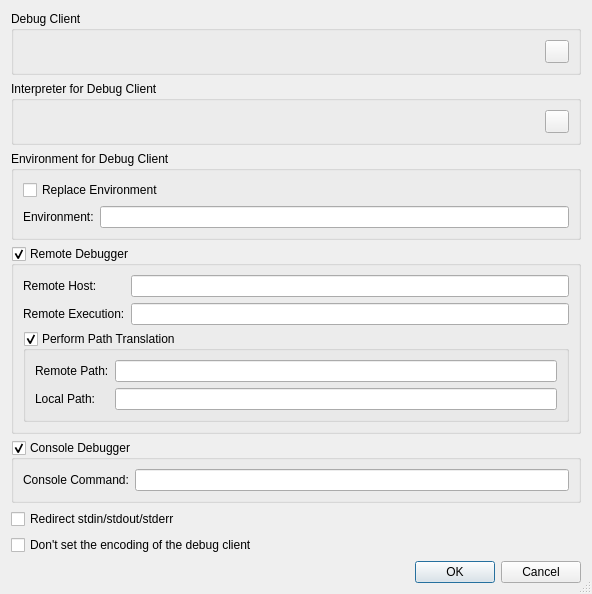
<?xml version="1.0" encoding="UTF-8"?>
<ui version="4.0">
 <class>DebuggerPropertiesDialog</class>
 <widget class="QDialog" name="DebuggerPropertiesDialog">
  <property name="geometry">
   <rect>
    <x>0</x>
    <y>0</y>
    <width>592</width>
    <height>594</height>
   </rect>
  </property>
  <property name="windowTitle">
   <string>Debugger Properties</string>
  </property>
  <property name="sizeGripEnabled">
   <bool>true</bool>
  </property>
  <layout class="QVBoxLayout" name="verticalLayout_3">
   <item>
    <widget class="QGroupBox" name="groupBox">
     <property name="title">
      <string>Debug Client</string>
     </property>
     <layout class="QHBoxLayout" name="horizontalLayout">
      <item>
       <widget class="E5ComboPathPicker" name="debugClientPicker" native="true">
        <property name="focusPolicy">
         <enum>Qt::StrongFocus</enum>
        </property>
        <property name="toolTip">
         <string>Enter the path of the Debug Client to be used.  Leave empty to use the default.</string>
        </property>
       </widget>
      </item>
      <item>
       <widget class="QToolButton" name="debugClientClearHistoryButton">
        <property name="toolTip">
         <string>Press to clear the history of entered debug clients</string>
        </property>
       </widget>
      </item>
     </layout>
    </widget>
   </item>
   <item>
    <widget class="QGroupBox" name="groupBox_2">
     <property name="title">
      <string>Interpreter for Debug Client</string>
     </property>
     <layout class="QHBoxLayout" name="horizontalLayout_2">
      <item>
       <widget class="E5ComboPathPicker" name="interpreterPicker" native="true">
        <property name="focusPolicy">
         <enum>Qt::StrongFocus</enum>
        </property>
        <property name="toolTip">
         <string>Enter the path of the interpreter to be used by the debug client.</string>
        </property>
       </widget>
      </item>
      <item>
       <widget class="QToolButton" name="interpreterClearHistoryButton">
        <property name="toolTip">
         <string>Press to clear the history of entered interpreters</string>
        </property>
       </widget>
      </item>
     </layout>
    </widget>
   </item>
   <item>
    <widget class="QGroupBox" name="groupBox_3">
     <property name="title">
      <string>Environment for Debug Client</string>
     </property>
     <layout class="QGridLayout" name="_6">
      <item row="0" column="0" colspan="2">
       <widget class="QCheckBox" name="debugEnvironmentOverrideCheckBox">
        <property name="toolTip">
         <string>Select, if the environment of the debug client should be replaced</string>
        </property>
        <property name="text">
         <string>Replace Environment</string>
        </property>
       </widget>
      </item>
      <item row="1" column="1">
       <widget class="QLineEdit" name="debugEnvironmentEdit">
        <property name="toolTip">
         <string>Enter the environment variables to be set.</string>
        </property>
        <property name="whatsThis">
         <string>&lt;b&gt;Environment&lt;/b&gt;
&lt;p&gt;Enter the environment variables to be set for the debugger. The individual settings must be separate by whitespace and be given in the form 'var=value'.&lt;/p&gt;
&lt;p&gt;Example: var1=1 var2=&quot;hello world&quot;&lt;/p&gt;</string>
        </property>
       </widget>
      </item>
      <item row="1" column="0">
       <widget class="QLabel" name="textLabel1_16">
        <property name="text">
         <string>Environment:</string>
        </property>
       </widget>
      </item>
     </layout>
    </widget>
   </item>
   <item>
    <widget class="QGroupBox" name="remoteDebuggerGroup">
     <property name="toolTip">
      <string>Select, if the debugger should be run remotely</string>
     </property>
     <property name="title">
      <string>Remote Debugger</string>
     </property>
     <property name="checkable">
      <bool>true</bool>
     </property>
     <layout class="QGridLayout" name="_7">
      <item row="2" column="0" colspan="2">
       <widget class="QGroupBox" name="pathTranslationGroup">
        <property name="toolTip">
         <string>Select, if path translation for remote debugging should be done</string>
        </property>
        <property name="title">
         <string>Perform Path Translation</string>
        </property>
        <property name="checkable">
         <bool>true</bool>
        </property>
        <layout class="QGridLayout">
         <item row="1" column="0">
          <widget class="QLabel" name="textLabel2_9">
           <property name="text">
            <string>Local Path:</string>
           </property>
          </widget>
         </item>
         <item row="1" column="1">
          <widget class="QLineEdit" name="translationLocalEdit">
           <property name="toolTip">
            <string>Enter the local path</string>
           </property>
          </widget>
         </item>
         <item row="0" column="1">
          <widget class="QLineEdit" name="translationRemoteEdit">
           <property name="toolTip">
            <string>Enter the remote path</string>
           </property>
          </widget>
         </item>
         <item row="0" column="0">
          <widget class="QLabel" name="textLabel1_18">
           <property name="text">
            <string>Remote Path:</string>
           </property>
          </widget>
         </item>
        </layout>
       </widget>
      </item>
      <item row="0" column="0">
       <widget class="QLabel" name="hostLabel">
        <property name="text">
         <string>Remote Host:</string>
        </property>
       </widget>
      </item>
      <item row="1" column="1">
       <widget class="QLineEdit" name="remoteCommandEdit">
        <property name="toolTip">
         <string>Enter the remote execution command.</string>
        </property>
        <property name="whatsThis">
         <string>&lt;b&gt;Remote Execution&lt;/b&gt;
&lt;p&gt;Enter the remote execution command (e.g. ssh). This command is used to log into the remote host and execute the remote debugger.&lt;/p&gt;</string>
        </property>
       </widget>
      </item>
      <item row="1" column="0">
       <widget class="QLabel" name="execLabel">
        <property name="text">
         <string>Remote Execution:</string>
        </property>
       </widget>
      </item>
      <item row="0" column="1">
       <widget class="QLineEdit" name="remoteHostEdit">
        <property name="toolTip">
         <string>Enter the hostname of the remote machine.</string>
        </property>
        <property name="whatsThis">
         <string>&lt;b&gt;Remote Host&lt;/b&gt;
&lt;p&gt;Enter the hostname of the remote machine.&lt;/p&gt;</string>
        </property>
       </widget>
      </item>
     </layout>
    </widget>
   </item>
   <item>
    <widget class="QGroupBox" name="consoleDebuggerGroup">
     <property name="toolTip">
      <string>Select, if the debugger should be executed in a console window</string>
     </property>
     <property name="title">
      <string>Console Debugger</string>
     </property>
     <property name="checkable">
      <bool>true</bool>
     </property>
     <layout class="QHBoxLayout" name="_3">
      <item>
       <widget class="QLabel" name="textLabel1_17">
        <property name="text">
         <string>Console Command:</string>
        </property>
       </widget>
      </item>
      <item>
       <widget class="QLineEdit" name="consoleCommandEdit">
        <property name="toolTip">
         <string>Enter the console command (e.g. xterm -e)</string>
        </property>
        <property name="whatsThis">
         <string>&lt;b&gt;Console Command&lt;/b&gt;
&lt;p&gt;Enter the console command (e.g. xterm -e). This command is used to open a command window for the debugger.&lt;/p&gt;</string>
        </property>
       </widget>
      </item>
     </layout>
    </widget>
   </item>
   <item>
    <widget class="QCheckBox" name="redirectCheckBox">
     <property name="toolTip">
      <string>Select to redirect stdin, stdout and stderr of the program being debugged to the eric6 IDE</string>
     </property>
     <property name="text">
      <string>Redirect stdin/stdout/stderr</string>
     </property>
    </widget>
   </item>
   <item>
    <widget class="QCheckBox" name="noEncodingCheckBox">
     <property name="toolTip">
      <string>Select to not set the debug client encoding</string>
     </property>
     <property name="text">
      <string>Don't set the encoding of the debug client</string>
     </property>
    </widget>
   </item>
   <item>
    <widget class="QDialogButtonBox" name="buttonBox">
     <property name="orientation">
      <enum>Qt::Horizontal</enum>
     </property>
     <property name="standardButtons">
      <set>QDialogButtonBox::Cancel|QDialogButtonBox::Ok</set>
     </property>
    </widget>
   </item>
  </layout>
 </widget>
 <pixmapfunction>qPixmapFromMimeSource</pixmapfunction>
 <customwidgets>
  <customwidget>
   <class>E5ComboPathPicker</class>
   <extends>QWidget</extends>
   <header>E5Gui/E5PathPicker.h</header>
   <container>1</container>
  </customwidget>
 </customwidgets>
 <tabstops>
  <tabstop>debugClientPicker</tabstop>
  <tabstop>debugClientClearHistoryButton</tabstop>
  <tabstop>interpreterPicker</tabstop>
  <tabstop>interpreterClearHistoryButton</tabstop>
  <tabstop>debugEnvironmentOverrideCheckBox</tabstop>
  <tabstop>debugEnvironmentEdit</tabstop>
  <tabstop>remoteDebuggerGroup</tabstop>
  <tabstop>remoteHostEdit</tabstop>
  <tabstop>remoteCommandEdit</tabstop>
  <tabstop>pathTranslationGroup</tabstop>
  <tabstop>translationRemoteEdit</tabstop>
  <tabstop>translationLocalEdit</tabstop>
  <tabstop>consoleDebuggerGroup</tabstop>
  <tabstop>consoleCommandEdit</tabstop>
  <tabstop>redirectCheckBox</tabstop>
  <tabstop>noEncodingCheckBox</tabstop>
 </tabstops>
 <resources/>
 <connections>
  <connection>
   <sender>buttonBox</sender>
   <signal>accepted()</signal>
   <receiver>DebuggerPropertiesDialog</receiver>
   <slot>accept()</slot>
   <hints>
    <hint type="sourcelabel">
     <x>84</x>
     <y>493</y>
    </hint>
    <hint type="destinationlabel">
     <x>84</x>
     <y>510</y>
    </hint>
   </hints>
  </connection>
  <connection>
   <sender>buttonBox</sender>
   <signal>rejected()</signal>
   <receiver>DebuggerPropertiesDialog</receiver>
   <slot>reject()</slot>
   <hints>
    <hint type="sourcelabel">
     <x>212</x>
     <y>494</y>
    </hint>
    <hint type="destinationlabel">
     <x>212</x>
     <y>508</y>
    </hint>
   </hints>
  </connection>
 </connections>
</ui>
